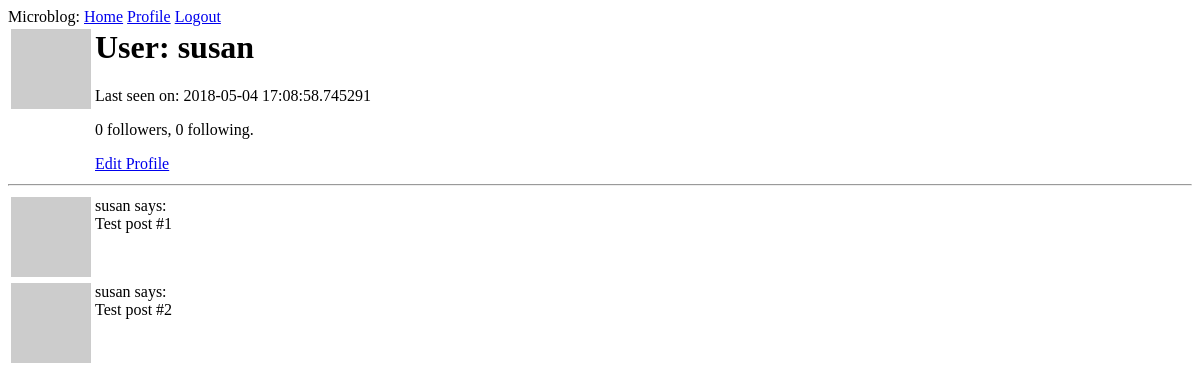
Before: /user/susan (signed in) with the older database file.
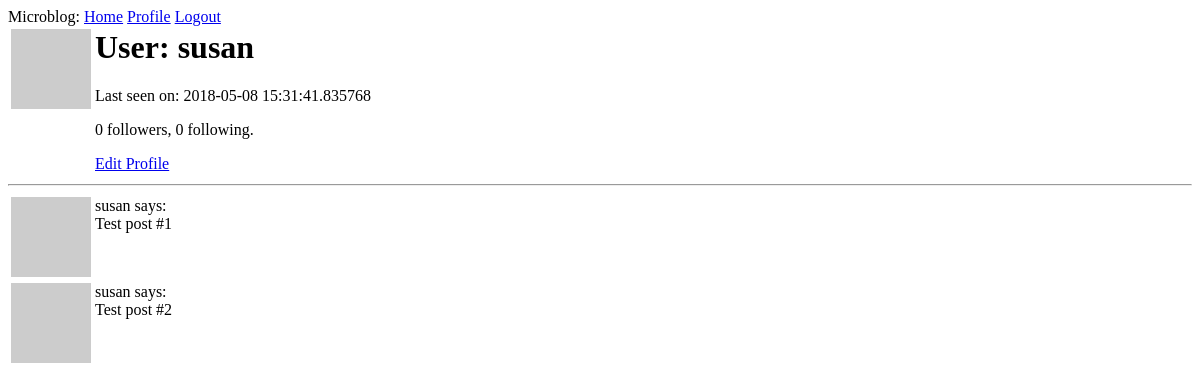
After: the same page with the newer database file.
### app1/models.py (models this page shows, shortened)
class User(UserMixin, db.Model):
    id = db.Column(db.Integer, primary_key=True)
    username = db.Column(db.String(64), index=True, unique=True)
    email = db.Column(db.String(120), index=True, unique=True)
    password_hash = db.Column(db.String(128))
    posts = db.relationship('Post', backref='author', lazy='dynamic')
    about_me = db.Column(db.String(140))
    last_seen = db.Column(db.DateTime, default=datetime.utcnow)
    follows = db.relationship(
        'User', secondary=followers,
        primaryjoin=(followers.c.follower_id == id),
        secondaryjoin=(followers.c.followed_id == id),
        backref=db.backref('followers', lazy='dynamic'), lazy='dynamic')
    def avatar(self, size):
        digest = md5(self.email.lower().encode('utf-8')).hexdigest()
        return 'https://www.gravatar.com/avatar/{}?d=identicon&s={}'.format(digest, size)

### app1/routes.py (the view)
@app.route('/user/<username>')
@login_required
def user(username):
    user = User.query.filter_by(username=username).first_or_404()
    posts = [
        {'author': user, 'body': 'Test post #1'},
        {'author': user, 'body': 'Test post #2'},
    ]
    return render_template('user.html', user=user, posts=posts)

### app1/models.py (called while the page is built)
@login.user_loader
def load_user(id):
    return User.query.get(int(id))

### app1/routes.py (called while the page is built)
@app.before_request
def before_request():
    if current_user.is_authenticated:
        current_user.last_seen = datetime.utcnow()
        db.session.commit()

### app1/templates/user.html (shortened to what this page needs)
{% extends 'base.html' %}
{% block content %}
	<table>
		<tr valign="top">
			<td><img src="{{ user.avatar(128) }}"></td>
    		<td>
    			<h1>User: {{ user.username }}</h1>
    			{% if user.last_seen %} <p>Last seen on: {{user.last_seen }}</p> {% endif %}
    			<p>{{ user.followers.count() }} followers, {{ user.follows.count() }} following. </p>
    			{% if user == current_user %}
    				<p><a href="{{ url_for('edit_profile') }}">Edit Profile</a></p>
    			{% elif not current_user.is_following(user) %}
    				<p><a href="{{ url_for('follow', username = user.username) }}">Follow</a></p>
    			{% else %}
    				<p><a href="{{ url_for('unfollow', username = user.username) }}">Unfollow</a></p>
    			{%endif%}
    		</td>
    	</tr>
    </table>
    <hr>
    {% for post in posts %}
   		{% include '_post.html' %}
    {% endfor %}
{% endblock %}

### app1/templates/base.html (shortened to what this page needs)
<html>
    <head>
    </head>
    <body>
    <div>
        Microblog:
        <a href="{{ url_for('index') }}">Home</a>
        {% if current_user.is_anonymous %}
        <a href="{{ url_for('login') }}">Login</a>
        {% else %}
        <a href="{{ url_for('user',username=current_user.username) }}">Profile</a>
        <a href="{{ url_for('logout') }}">Logout</a>
        {% endif %}
    </div>
        {% block content %}
        {% endblock %}
    </body>
</html>

### app1/templates/_post.html
<table>
    	<tr valign="top">
    		<td><img src="{{ post.author.avatar(36) }}"></td>
    		<td>{{ post.author.username }} says:<br>{{ post.body }}</td>
    	</tr>
</table>

Changed rows visible on the page:
changed User "susan": last_seen "2018-05-04 17:08:58.745291" → "2018-05-08 15:31:41.835768"
